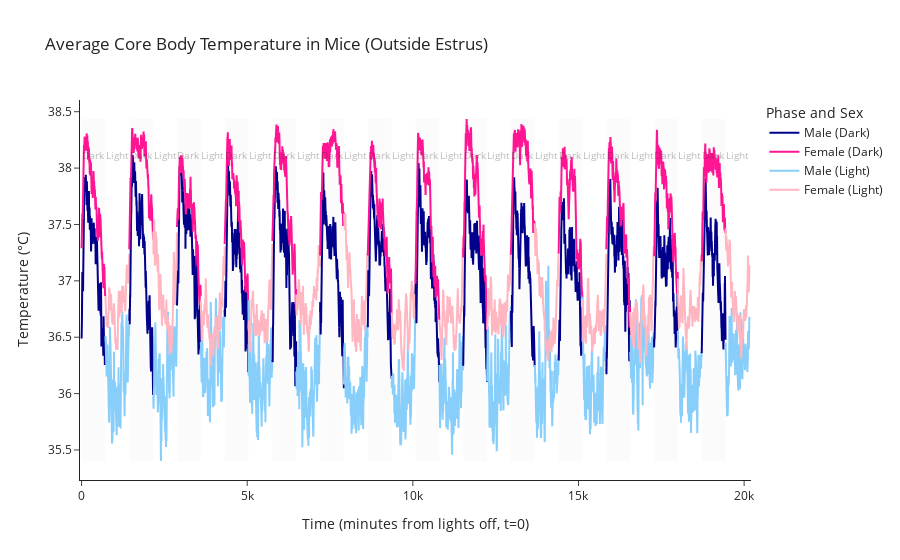

Write notebook code for a chart like this one.
### Code cell
import pandas as pd
import numpy as np
import plotly.graph_objects as go

# Load your data
fem_act = pd.read_csv("fem_act.csv")
fem_temp = pd.read_csv("fem_temp.csv")
male_act = pd.read_csv("male_act.csv")
male_temp = pd.read_csv("male_temp.csv")

# Constants
minutes_per_day = 1440
total_minutes = fem_temp.shape[0]

# Define estrus days: Days 2, 6, 10, 14 (0-indexed: 1, 5, 9, 13)
# estrus_days = [1, 5, 9, 13]
# estrus_minutes = []
# for day in estrus_days:
#     start = day * minutes_per_day
#     end = start + minutes_per_day
#     estrus_minutes.extend(range(start, end))

# # Filter estrus out of female data
# fem_temp_no_estrus = fem_temp.copy()
# fem_temp_no_estrus.iloc[estrus_minutes] = np.nan

# Average across individuals
male_avg_temp = male_temp.mean(axis=1)
female_avg_temp = fem_temp.mean(axis=1)

# Prepare figure
fig = go.Figure()

# Plot dark/light segments with different colors
for start in range(0, total_minutes, 720):
    end = start + 720
    time_segment = np.arange(start, end)

    # Determine if it's a dark phase
    is_dark = (start // 720) % 2 == 0

    # Add male line
    fig.add_trace(go.Scatter(
        x=time_segment,
        y=male_avg_temp.iloc[start:end],
        mode='lines',
        name='Male (Dark)' if is_dark else 'Male (Light)',
        line=dict(color='darkblue' if is_dark else 'lightskyblue'),
        showlegend=start == 0 or start == 720  # show each legend only once
    ))

    # Add female line
    fig.add_trace(go.Scatter(
        x=time_segment,
        y=female_avg_temp.iloc[start:end],
        mode='lines',
        name='Female (Dark)' if is_dark else 'Female (Light)',
        line=dict(color='deeppink' if is_dark else 'lightpink'),
        showlegend=start == 0 or start == 720
    ))

# Add alternating shaded background
for start in range(0, total_minutes, 720):
    fig.add_shape(
        type="rect",
        x0=start,
        x1=start + 720,
        y0=min(male_avg_temp.min(), female_avg_temp.min()),
        y1=max(male_avg_temp.max(), female_avg_temp.max()),
        fillcolor="rgba(0,0,0,0.05)" if (start // 720) % 2 == 0 else "rgba(255,255,255,0)",
        layer="below",
        line_width=0,
    )

# Add annotations for light/dark
for day in range(14):
    fig.add_annotation(
        x=day * 1440 + 360,
        y=male_avg_temp.max(),
        text="Dark",
        showarrow=False,
        font=dict(size=10),
        opacity=0.3
    )
    fig.add_annotation(
        x=day * 1440 + 1080,
        y=male_avg_temp.max(),
        text="Light",
        showarrow=False,
        font=dict(size=10),
        opacity=0.3
    )

fig.update_layout(
    title="Average Core Body Temperature in Mice (Outside Estrus)",
    xaxis_title="Time (minutes from lights off, t=0)",
    yaxis_title="Temperature (°C)",
    legend_title="Phase and Sex",
    template="simple_white"
)

fig.show()

### Figure 1 — Plotly figure (JSON) as saved in the notebook; plotly's stock layout.template omitted (floating-point values rounded to 4 significant figures; data arrays with more than 128 entries replaced by an {"elided": "..."} marker saying what was removed)
{"data": [{"line": {"color": "darkblue"}, "mode": "lines", "name": "Male (Dark)", "showlegend": true, "type": "scatter", "x": {"elided": "720 int values"}, "y": {"elided": "720 float values"}}, {"line": {"color": "deeppink"}, "mode": "lines", "name": "Female (Dark)", "showlegend": true, "type": "scatter", "x": {"elided": "720 int values"}, "y": {"elided": "720 float values"}}, {"line": {"color": "lightskyblue"}, "mode": "lines", "name": "Male (Light)", "showlegend": true, "type": "scatter", "x": {"elided": "720 int values"}, "y": {"elided": "720 float values"}}, {"line": {"color": "lightpink"}, "mode": "lines", "name": "Female (Light)", "showlegend": true, "type": "scatter", "x": {"elided": "720 int values"}, "y": {"elided": "720 float values"}}, {"line": {"color": "darkblue"}, "mode": "lines", "name": "Male (Dark)", "showlegend": false, "type": "scatter", "x": {"elided": "720 int values"}, "y": {"elided": "720 float values"}}, {"line": {"color": "deeppink"}, "mode": "lines", "name": "Female (Dark)", "showlegend": false, "type": "scatter", "x": {"elided": "720 int values"}, "y": {"elided": "720 float values"}}, {"line": {"color": "lightskyblue"}, "mode": "lines", "name": "Male (Light)", "showlegend": false, "type": "scatter", "x": {"elided": "720 int values"}, "y": {"elided": "720 float values"}}, {"line": {"color": "lightpink"}, "mode": "lines", "name": "Female (Light)", "showlegend": false, "type": "scatter", "x": {"elided": "720 int values"}, "y": {"elided": "720 float values"}}, {"line": {"color": "darkblue"}, "mode": "lines", "name": "Male (Dark)", "showlegend": false, "type": "scatter", "x": {"elided": "720 int values"}, "y": {"elided": "720 float values"}}, {"line": {"color": "deeppink"}, "mode": "lines", "name": "Female (Dark)", "showlegend": false, "type": "scatter", "x": {"elided": "720 int values"}, "y": {"elided": "720 float values"}}, {"line": {"color": "lightskyblue"}, "mode": "lines", "name": "Male (Light)", "showlegend": false, "type": "scatter", "x": {"elided": "720 int values"}, "y": {"elided": "720 float values"}}, {"line": {"color": "lightpink"}, "mode": "lines", "name": "Female (Light)", "showlegend": false, "type": "scatter", "x": {"elided": "720 int values"}, "y": {"elided": "720 float values"}}, {"line": {"color": "darkblue"}, "mode": "lines", "name": "Male (Dark)", "showlegend": false, "type": "scatter", "x": {"elided": "720 int values"}, "y": {"elided": "720 float values"}}, {"line": {"color": "deeppink"}, "mode": "lines", "name": "Female (Dark)", "showlegend": false, "type": "scatter", "x": {"elided": "720 int values"}, "y": {"elided": "720 float values"}}, {"line": {"color": "lightskyblue"}, "mode": "lines", "name": "Male (Light)", "showlegend": false, "type": "scatter", "x": {"elided": "720 int values"}, "y": {"elided": "720 float values"}}, {"line": {"color": "lightpink"}, "mode": "lines", "name": "Female (Light)", "showlegend": false, "type": "scatter", "x": {"elided": "720 int values"}, "y": {"elided": "720 float values"}}, {"line": {"color": "darkblue"}, "mode": "lines", "name": "Male (Dark)", "showlegend": false, "type": "scatter", "x": {"elided": "720 int values"}, "y": {"elided": "720 float values"}}, {"line": {"color": "deeppink"}, "mode": "lines", "name": "Female (Dark)", "showlegend": false, "type": "scatter", "x": {"elided": "720 int values"}, "y": {"elided": "720 float values"}}, {"line": {"color": "lightskyblue"}, "mode": "lines", "name": "Male (Light)", "showlegend": false, "type": "scatter", "x": {"elided": "720 int values"}, "y": {"elided": "720 float values"}}, {"line": {"color": "lightpink"}, "mode": "lines", "name": "Female (Light)", "showlegend": false, "type": "scatter", "x": {"elided": "720 int values"}, "y": {"elided": "720 float values"}}, {"line": {"color": "darkblue"}, "mode": "lines", "name": "Male (Dark)", "showlegend": false, "type": "scatter", "x": {"elided": "720 int values"}, "y": {"elided": "720 float values"}}, {"line": {"color": "deeppink"}, "mode": "lines", "name": "Female (Dark)", "showlegend": false, "type": "scatter", "x": {"elided": "720 int values"}, "y": {"elided": "720 float values"}}, {"line": {"color": "lightskyblue"}, "mode": "lines", "name": "Male (Light)", "showlegend": false, "type": "scatter", "x": {"elided": "720 int values"}, "y": {"elided": "720 float values"}}, {"line": {"color": "lightpink"}, "mode": "lines", "name": "Female (Light)", "showlegend": false, "type": "scatter", "x": {"elided": "720 int values"}, "y": {"elided": "720 float values"}}, {"line": {"color": "darkblue"}, "mode": "lines", "name": "Male (Dark)", "showlegend": false, "type": "scatter", "x": {"elided": "720 int values"}, "y": {"elided": "720 float values"}}, {"line": {"color": "deeppink"}, "mode": "lines", "name": "Female (Dark)", "showlegend": false, "type": "scatter", "x": {"elided": "720 int values"}, "y": {"elided": "720 float values"}}, {"line": {"color": "lightskyblue"}, "mode": "lines", "name": "Male (Light)", "showlegend": false, "type": "scatter", "x": {"elided": "720 int values"}, "y": {"elided": "720 float values"}}, {"line": {"color": "lightpink"}, "mode": "lines", "name": "Female (Light)", "showlegend": false, "type": "scatter", "x": {"elided": "720 int values"}, "y": {"elided": "720 float values"}}, {"line": {"color": "darkblue"}, "mode": "lines", "name": "Male (Dark)", "showlegend": false, "type": "scatter", "x": {"elided": "720 int values"}, "y": {"elided": "720 float values"}}, {"line": {"color": "deeppink"}, "mode": "lines", "name": "Female (Dark)", "showlegend": false, "type": "scatter", "x": {"elided": "720 int values"}, "y": {"elided": "720 float values"}}, {"line": {"color": "lightskyblue"}, "mode": "lines", "name": "Male (Light)", "showlegend": false, "type": "scatter", "x": {"elided": "720 int values"}, "y": {"elided": "720 float values"}}, {"line": {"color": "lightpink"}, "mode": "lines", "name": "Female (Light)", "showlegend": false, "type": "scatter", "x": {"elided": "720 int values"}, "y": {"elided": "720 float values"}}, {"line": {"color": "darkblue"}, "mode": "lines", "name": "Male (Dark)", "showlegend": false, "type": "scatter", "x": {"elided": "720 int values"}, "y": {"elided": "720 float values"}}, {"line": {"color": "deeppink"}, "mode": "lines", "name": "Female (Dark)", "showlegend": false, "type": "scatter", "x": {"elided": "720 int values"}, "y": {"elided": "720 float values"}}, {"line": {"color": "lightskyblue"}, "mode": "lines", "name": "Male (Light)", "showlegend": false, "type": "scatter", "x": {"elided": "720 int values"}, "y": {"elided": "720 float values"}}, {"line": {"color": "lightpink"}, "mode": "lines", "name": "Female (Light)", "showlegend": false, "type": "scatter", "x": {"elided": "720 int values"}, "y": {"elided": "720 float values"}}, {"line": {"color": "darkblue"}, "mode": "lines", "name": "Male (Dark)", "showlegend": false, "type": "scatter", "x": {"elided": "720 int values"}, "y": {"elided": "720 float values"}}, {"line": {"color": "deeppink"}, "mode": "lines", "name": "Female (Dark)", "showlegend": false, "type": "scatter", "x": {"elided": "720 int values"}, "y": {"elided": "720 float values"}}, {"line": {"color": "lightskyblue"}, "mode": "lines", "name": "Male (Light)", "showlegend": false, "type": "scatter", "x": {"elided": "720 int values"}, "y": {"elided": "720 float values"}}, {"line": {"color": "lightpink"}, "mode": "lines", "name": "Female (Light)", "showlegend": false, "type": "scatter", "x": {"elided": "720 int values"}, "y": {"elided": "720 float values"}}, {"line": {"color": "darkblue"}, "mode": "lines", "name": "Male (Dark)", "showlegend": false, "type": "scatter", "x": {"elided": "720 int values"}, "y": {"elided": "720 float values"}}, {"line": {"color": "deeppink"}, "mode": "lines", "name": "Female (Dark)", "showlegend": false, "type": "scatter", "x": {"elided": "720 int values"}, "y": {"elided": "720 float values"}}, {"line": {"color": "lightskyblue"}, "mode": "lines", "name": "Male (Light)", "showlegend": false, "type": "scatter", "x": {"elided": "720 int values"}, "y": {"elided": "720 float values"}}, {"line": {"color": "lightpink"}, "mode": "lines", "name": "Female (Light)", "showlegend": false, "type": "scatter", "x": {"elided": "720 int values"}, "y": {"elided": "720 float values"}}, {"line": {"color": "darkblue"}, "mode": "lines", "name": "Male (Dark)", "showlegend": false, "type": "scatter", "x": {"elided": "720 int values"}, "y": {"elided": "720 float values"}}, {"line": {"color": "deeppink"}, "mode": "lines", "name": "Female (Dark)", "showlegend": false, "type": "scatter", "x": {"elided": "720 int values"}, "y": {"elided": "720 float values"}}, {"line": {"color": "lightskyblue"}, "mode": "lines", "name": "Male (Light)", "showlegend": false, "type": "scatter", "x": {"elided": "720 int values"}, "y": {"elided": "720 float values"}}, {"line": {"color": "lightpink"}, "mode": "lines", "name": "Female (Light)", "showlegend": false, "type": "scatter", "x": {"elided": "720 int values"}, "y": {"elided": "720 float values"}}, {"line": {"color": "darkblue"}, "mode": "lines", "name": "Male (Dark)", "showlegend": false, "type": "scatter", "x": {"elided": "720 int values"}, "y": {"elided": "720 float values"}}, {"line": {"color": "deeppink"}, "mode": "lines", "name": "Female (Dark)", "showlegend": false, "type": "scatter", "x": {"elided": "720 int values"}, "y": {"elided": "720 float values"}}, {"line": {"color": "lightskyblue"}, "mode": "lines", "name": "Male (Light)", "showlegend": false, "type": "scatter", "x": {"elided": "720 int values"}, "y": {"elided": "720 float values"}}, {"line": {"color": "lightpink"}, "mode": "lines", "name": "Female (Light)", "showlegend": false, "type": "scatter", "x": {"elided": "720 int values"}, "y": {"elided": "720 float values"}}, {"line": {"color": "darkblue"}, "mode": "lines", "name": "Male (Dark)", "showlegend": false, "type": "scatter", "x": {"elided": "720 int values"}, "y": {"elided": "720 float values"}}, {"line": {"color": "deeppink"}, "mode": "lines", "name": "Female (Dark)", "showlegend": false, "type": "scatter", "x": {"elided": "720 int values"}, "y": {"elided": "720 float values"}}, {"line": {"color": "lightskyblue"}, "mode": "lines", "name": "Male (Light)", "showlegend": false, "type": "scatter", "x": {"elided": "720 int values"}, "y": {"elided": "720 float values"}}, {"line": {"color": "lightpink"}, "mode": "lines", "name": "Female (Light)", "showlegend": false, "type": "scatter", "x": {"elided": "720 int values"}, "y": {"elided": "720 float values"}}], "layout": {"annotations": [{"font": {"size": 10}, "opacity": 0.3, "showarrow": false, "text": "Dark", "x": 360, "y": 38.12}, {"font": {"size": 10}, "opacity": 0.3, "showarrow": false, "text": "Light", "x": 1080, "y": 38.12}, {"font": {"size": 10}, "opacity": 0.3, "showarrow": false, "text": "Dark", "x": 1800, "y": 38.12}, {"font": {"size": 10}, "opacity": 0.3, "showarrow": false, "text": "Light", "x": 2520, "y": 38.12}, {"font": {"size": 10}, "opacity": 0.3, "showarrow": false, "text": "Dark", "x": 3240, "y": 38.12}, {"font": {"size": 10}, "opacity": 0.3, "showarrow": false, "text": "Light", "x": 3960, "y": 38.12}, {"font": {"size": 10}, "opacity": 0.3, "showarrow": false, "text": "Dark", "x": 4680, "y": 38.12}, {"font": {"size": 10}, "opacity": 0.3, "showarrow": false, "text": "Light", "x": 5400, "y": 38.12}, {"font": {"size": 10}, "opacity": 0.3, "showarrow": false, "text": "Dark", "x": 6120, "y": 38.12}, {"font": {"size": 10}, "opacity": 0.3, "showarrow": false, "text": "Light", "x": 6840, "y": 38.12}, {"font": {"size": 10}, "opacity": 0.3, "showarrow": false, "text": "Dark", "x": 7560, "y": 38.12}, {"font": {"size": 10}, "opacity": 0.3, "showarrow": false, "text": "Light", "x": 8280, "y": 38.12}, {"font": {"size": 10}, "opacity": 0.3, "showarrow": false, "text": "Dark", "x": 9000, "y": 38.12}, {"font": {"size": 10}, "opacity": 0.3, "showarrow": false, "text": "Light", "x": 9720, "y": 38.12}, {"font": {"size": 10}, "opacity": 0.3, "showarrow": false, "text": "Dark", "x": 10440, "y": 38.12}, {"font": {"size": 10}, "opacity": 0.3, "showarrow": false, "text": "Light", "x": 11160, "y": 38.12}, {"font": {"size": 10}, "opacity": 0.3, "showarrow": false, "text": "Dark", "x": 11880, "y": 38.12}, {"font": {"size": 10}, "opacity": 0.3, "showarrow": false, "text": "Light", "x": 12600, "y": 38.12}, {"font": {"size": 10}, "opacity": 0.3, "showarrow": false, "text": "Dark", "x": 13320, "y": 38.12}, {"font": {"size": 10}, "opacity": 0.3, "showarrow": false, "text": "Light", "x": 14040, "y": 38.12}, {"font": {"size": 10}, "opacity": 0.3, "showarrow": false, "text": "Dark", "x": 14760, "y": 38.12}, {"font": {"size": 10}, "opacity": 0.3, "showarrow": false, "text": "Light", "x": 15480, "y": 38.12}, {"font": {"size": 10}, "opacity": 0.3, "showarrow": false, "text": "Dark", "x": 16200, "y": 38.12}, {"font": {"size": 10}, "opacity": 0.3, "showarrow": false, "text": "Light", "x": 16920, "y": 38.12}, {"font": {"size": 10}, "opacity": 0.3, "showarrow": false, "text": "Dark", "x": 17640, "y": 38.12}, {"font": {"size": 10}, "opacity": 0.3, "showarrow": false, "text": "Light", "x": 18360, "y": 38.12}, {"font": {"size": 10}, "opacity": 0.3, "showarrow": false, "text": "Dark", "x": 19080, "y": 38.12}, {"font": {"size": 10}, "opacity": 0.3, "showarrow": false, "text": "Light", "x": 19800, "y": 38.12}], "legend": {"title": {"text": "Phase and Sex"}}, "shapes": [{"fillcolor": "rgba(0,0,0,0.05)", "layer": "below", "line": {"width": 0}, "type": "rect", "x0": 0, "x1": 720, "y0": 35.4, "y1": 38.44}, {"fillcolor": "rgba(255,255,255,0)", "layer": "below", "line": {"width": 0}, "type": "rect", "x0": 720, "x1": 1440, "y0": 35.4, "y1": 38.44}, {"fillcolor": "rgba(0,0,0,0.05)", "layer": "below", "line": {"width": 0}, "type": "rect", "x0": 1440, "x1": 2160, "y0": 35.4, "y1": 38.44}, {"fillcolor": "rgba(255,255,255,0)", "layer": "below", "line": {"width": 0}, "type": "rect", "x0": 2160, "x1": 2880, "y0": 35.4, "y1": 38.44}, {"fillcolor": "rgba(0,0,0,0.05)", "layer": "below", "line": {"width": 0}, "type": "rect", "x0": 2880, "x1": 3600, "y0": 35.4, "y1": 38.44}, {"fillcolor": "rgba(255,255,255,0)", "layer": "below", "line": {"width": 0}, "type": "rect", "x0": 3600, "x1": 4320, "y0": 35.4, "y1": 38.44}, {"fillcolor": "rgba(0,0,0,0.05)", "layer": "below", "line": {"width": 0}, "type": "rect", "x0": 4320, "x1": 5040, "y0": 35.4, "y1": 38.44}, {"fillcolor": "rgba(255,255,255,0)", "layer": "below", "line": {"width": 0}, "type": "rect", "x0": 5040, "x1": 5760, "y0": 35.4, "y1": 38.44}, {"fillcolor": "rgba(0,0,0,0.05)", "layer": "below", "line": {"width": 0}, "type": "rect", "x0": 5760, "x1": 6480, "y0": 35.4, "y1": 38.44}, {"fillcolor": "rgba(255,255,255,0)", "layer": "below", "line": {"width": 0}, "type": "rect", "x0": 6480, "x1": 7200, "y0": 35.4, "y1": 38.44}, {"fillcolor": "rgba(0,0,0,0.05)", "layer": "below", "line": {"width": 0}, "type": "rect", "x0": 7200, "x1": 7920, "y0": 35.4, "y1": 38.44}, {"fillcolor": "rgba(255,255,255,0)", "layer": "below", "line": {"width": 0}, "type": "rect", "x0": 7920, "x1": 8640, "y0": 35.4, "y1": 38.44}, {"fillcolor": "rgba(0,0,0,0.05)", "layer": "below", "line": {"width": 0}, "type": "rect", "x0": 8640, "x1": 9360, "y0": 35.4, "y1": 38.44}, {"fillcolor": "rgba(255,255,255,0)", "layer": "below", "line": {"width": 0}, "type": "rect", "x0": 9360, "x1": 10080, "y0": 35.4, "y1": 38.44}, {"fillcolor": "rgba(0,0,0,0.05)", "layer": "below", "line": {"width": 0}, "type": "rect", "x0": 10080, "x1": 10800, "y0": 35.4, "y1": 38.44}, {"fillcolor": "rgba(255,255,255,0)", "layer": "below", "line": {"width": 0}, "type": "rect", "x0": 10800, "x1": 11520, "y0": 35.4, "y1": 38.44}, {"fillcolor": "rgba(0,0,0,0.05)", "layer": "below", "line": {"width": 0}, "type": "rect", "x0": 11520, "x1": 12240, "y0": 35.4, "y1": 38.44}, {"fillcolor": "rgba(255,255,255,0)", "layer": "below", "line": {"width": 0}, "type": "rect", "x0": 12240, "x1": 12960, "y0": 35.4, "y1": 38.44}, {"fillcolor": "rgba(0,0,0,0.05)", "layer": "below", "line": {"width": 0}, "type": "rect", "x0": 12960, "x1": 13680, "y0": 35.4, "y1": 38.44}, {"fillcolor": "rgba(255,255,255,0)", "layer": "below", "line": {"width": 0}, "type": "rect", "x0": 13680, "x1": 14400, "y0": 35.4, "y1": 38.44}, {"fillcolor": "rgba(0,0,0,0.05)", "layer": "below", "line": {"width": 0}, "type": "rect", "x0": 14400, "x1": 15120, "y0": 35.4, "y1": 38.44}, {"fillcolor": "rgba(255,255,255,0)", "layer": "below", "line": {"width": 0}, "type": "rect", "x0": 15120, "x1": 15840, "y0": 35.4, "y1": 38.44}, {"fillcolor": "rgba(0,0,0,0.05)", "layer": "below", "line": {"width": 0}, "type": "rect", "x0": 15840, "x1": 16560, "y0": 35.4, "y1": 38.44}, {"fillcolor": "rgba(255,255,255,0)", "layer": "below", "line": {"width": 0}, "type": "rect", "x0": 16560, "x1": 17280, "y0": 35.4, "y1": 38.44}, {"fillcolor": "rgba(0,0,0,0.05)", "layer": "below", "line": {"width": 0}, "type": "rect", "x0": 17280, "x1": 18000, "y0": 35.4, "y1": 38.44}, {"fillcolor": "rgba(255,255,255,0)", "layer": "below", "line": {"width": 0}, "type": "rect", "x0": 18000, "x1": 18720, "y0": 35.4, "y1": 38.44}, {"fillcolor": "rgba(0,0,0,0.05)", "layer": "below", "line": {"width": 0}, "type": "rect", "x0": 18720, "x1": 19440, "y0": 35.4, "y1": 38.44}, {"fillcolor": "rgba(255,255,255,0)", "layer": "below", "line": {"width": 0}, "type": "rect", "x0": 19440, "x1": 20160, "y0": 35.4, "y1": 38.44}], "title": {"text": "Average Core Body Temperature in Mice (Outside Estrus)"}, "xaxis": {"title": {"text": "Time (minutes from lights off, t=0)"}}, "yaxis": {"title": {"text": "Temperature (°C)"}}}}
